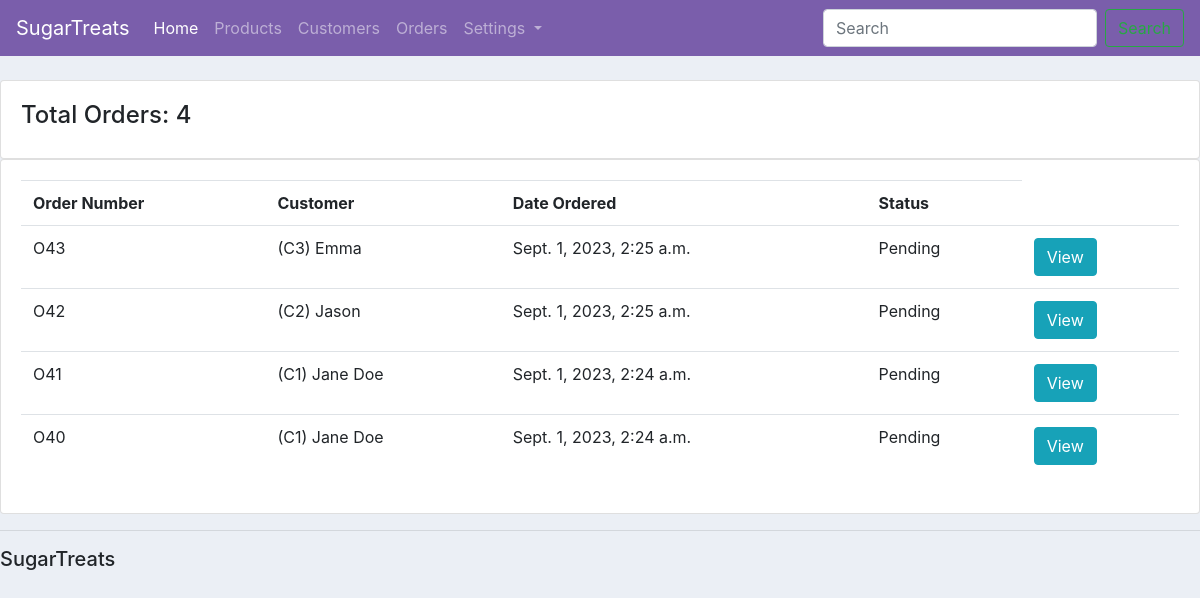
/orders/, run on an earlier commit of the app's database.
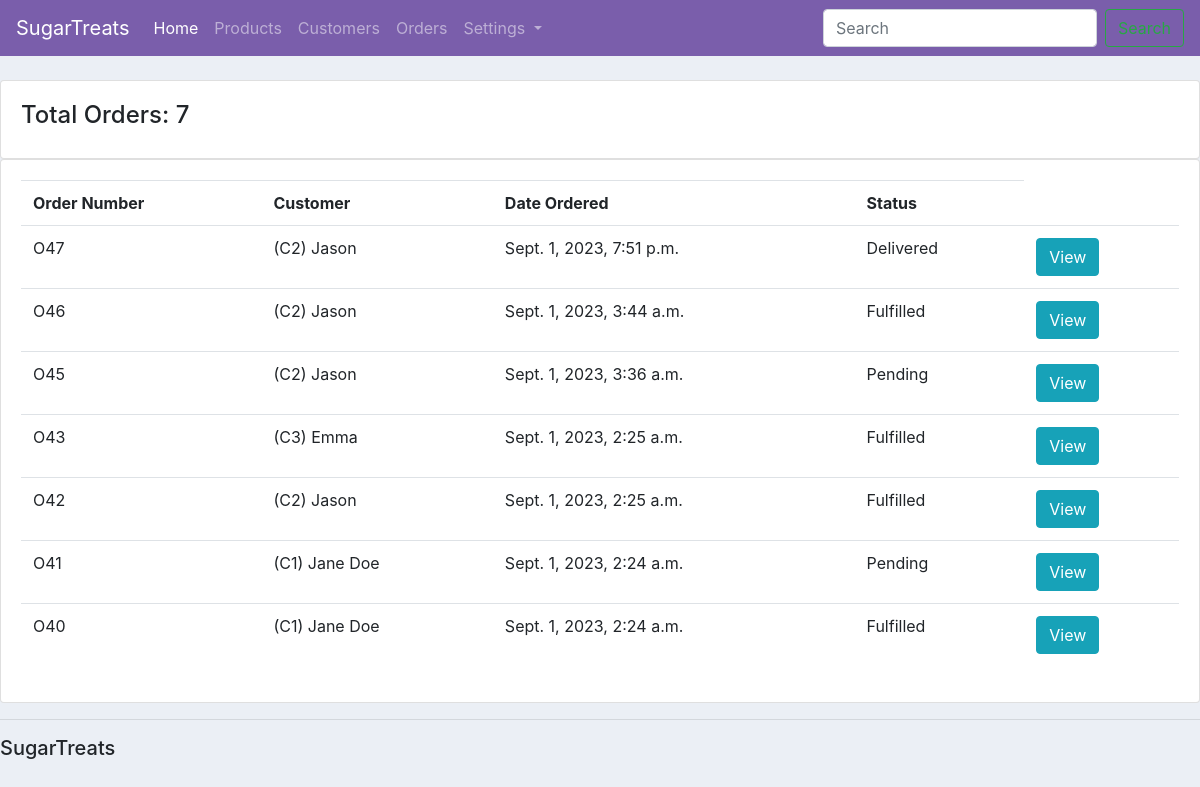
And on a later commit of the database.
### ecomm/models.py (models this page shows, shortened)
class Order(models.Model):
    STATUS = (
        ("Pending", "Pending"),
        ("Fulfilled", "Fulfilled"),
        ("Delivered","Delivered"),
    )
    customer = models.ForeignKey(Customer, null = True, on_delete = models.SET_NULL, related_name = 'orders')
    order_items = models.ManyToManyField("OrderItem", related_name = 'orders') #every Order has many order_items
    note = models.TextField(max_length= 300, null = True, blank = True)
    date_created=models.DateTimeField(auto_now_add=True, null=True)
    status = models.CharField(max_length = 200, null = True, choices = STATUS)

class Customer(models.Model):
    name = models.CharField(max_length=200, null=True)
    email = models.EmailField(null=True)
    phone = models.CharField(max_length=200, null=True)
    date_created = models.DateTimeField(auto_now_add=True, null=True)
    def __str__(self):
        result = "(C" + str(self.id) + ") " + str(self.name) #adding str infront of self.name because name could be null which could give error
        return result

### ecomm/views.py (the view)
# urls.py: path("orders/", views.orders, name = "orders"),
def orders(request):
    orders = Order.objects.all().order_by(
        "-date_created", "customer"
    )  # the minus means we are ordering by reverse of date_created, so last order first
    context = {"orders": orders}
    return render(request, "ecomm/orders.html", context)

### ecomm/templates/ecomm/orders.html
{% extends "ecomm/main.html" %}
{% block content %}
<br>
<div class = "row">
    <div class ="col-md">
        <div class = "card card-body">
            <h4>Total Orders: {{orders.count}} </h4>
        </div>
        <div class = "card card-body">
            <table class = "table">
                <tr>
                    <th>Order Number</th>
                    <th>Customer</th>
                    <th>Date Ordered</th>
                    <th>Status</th>
                </tr>
                {% for order in orders %}
                    <tr>
                        <td>O{{order.id}}</td>
                        <td>{{order.customer}}</td>
                        <td>{{order.date_created}}</td>
                        <td>{{order.status}}</td>
                        <td><a class = "btn btn-small btn-info" href="{% url 'profile' order.customer.id %}">View</a></td>
                    </tr>
                {% endfor %}
            </table>
        </div>
    </div>
</div>
{% endblock content %}

### ecomm/templates/ecomm/main.html (shortened to what this page needs)
{% include "ecomm/navbar.html" %}
{% load static %}
<head>
  <link
    rel="stylesheet"
    href="https://cdn.jsdelivr.net/npm/bootstrap@4.3.1/dist/css/bootstrap.min.css"
  />
  <link rel="stylesheet" type="text/css" href="{% static "/css/main.css" %}">
</head>
<body>
  {% block content%} {% endblock %}
  <hr />
  <h5>SugarTreats</h5>
</body>

### ecomm/templates/ecomm/navbar.html (shortened to what this page needs)
{% block content %}
<nav class="navbar navbar-expand-lg navbar-dark" style = "background-color: #7a5eab;">
    <a class="navbar-brand" href="#">SugarTreats</a>
    <div class="collapse navbar-collapse" id="navbarSupportedContent">
      <ul class="navbar-nav mr-auto">
        <li class="nav-item active">
          <a class="nav-link" href="{% url 'home' %}">Home <span class="sr-only">(current)</span></a>
        </li>
        <li class="nav-item">
          <a class="nav-link" href="{% url 'products' %}">Products</a>
        </li>
        <li class="nav-item">
          <a class="nav-link" href="{% url 'customers' %}">Customers</a>
        </li>
        <li class="nav-item">
          <a class="nav-link" href="{% url 'orders' %}">Orders</a>
        </li>
        <li class="nav-item dropdown">
          <a class="nav-link dropdown-toggle" href="#" id="navbarDropdown" role="button" data-toggle="dropdown" aria-haspopup="true" aria-expanded="false">
            Settings
          </a>
      </ul>
      <form class="form-inline my-2 my-lg-0">
        <input class="form-control mr-sm-2" type="search" placeholder="Search" aria-label="Search">
        <button class="btn btn-outline-success my-2 my-sm-0" type="submit">Search</button>
      </form>
    </div>
  </nav>
{% endblock %}

### static/css/main.css (style rules this page uses)
body { background-color: #ebeff5; }

What changed in the data, as far as the page shows it:
added Order: id "47", customer "(C2) Jason", date_created "Sept. 1, 2023, 7:51 p.m.", status "Delivered"
added Order: id "46", customer "(C2) Jason", date_created "Sept. 1, 2023, 3:44 a.m.", status "Fulfilled"
added Order: id "45", customer "(C2) Jason", date_created "Sept. 1, 2023, 3:36 a.m.", status "Pending"
changed Order "(C3) Emma": status "Pending" → "Fulfilled"
changed Order id 42: status "Pending" → "Fulfilled"
changed Order id 40: status "Pending" → "Fulfilled"
Also different on the page:
{{ orders.count }}: "4" → "7"
